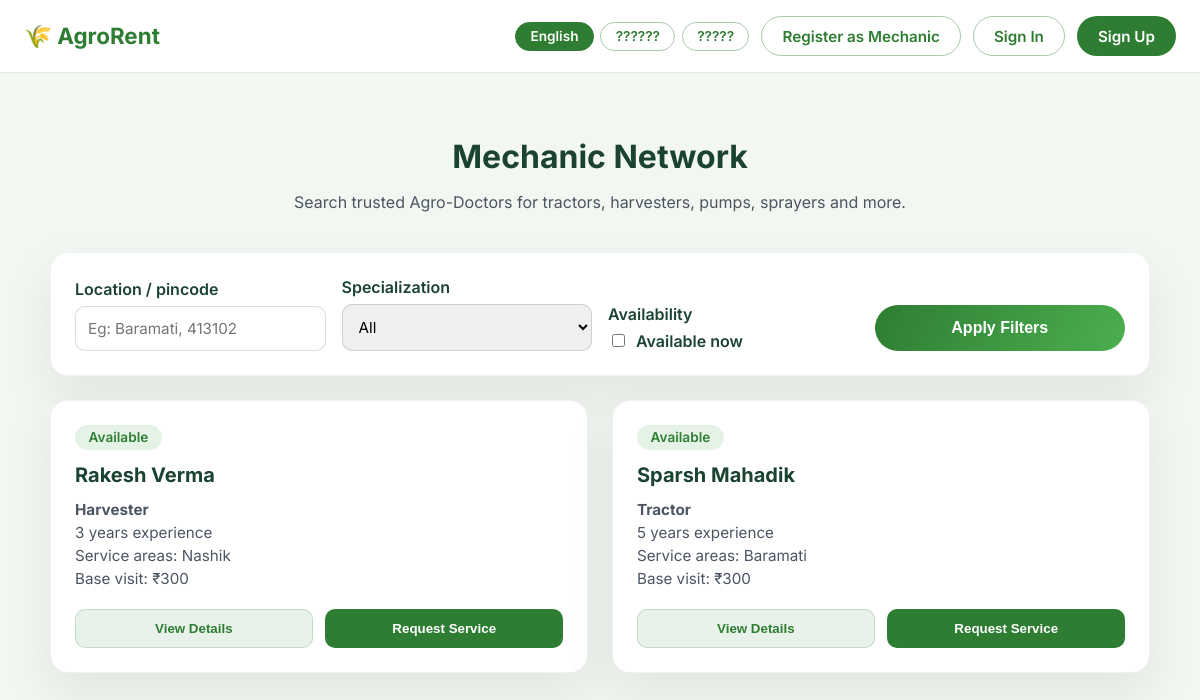
The page /mechanics on the database its author committed.
### tables this page shows
CREATE TABLE mechanics (
            id INTEGER PRIMARY KEY AUTOINCREMENT,
            user_id INTEGER,
            full_name TEXT NOT NULL,
            phone TEXT NOT NULL,
            email TEXT,
            experience_years INTEGER,
            specialization TEXT NOT NULL,
            service_locations TEXT NOT NULL,
            base_charge REAL NOT NULL,
            description TEXT,
            is_available INTEGER DEFAULT 1,
            created_at TIMESTAMP DEFAULT CURRENT_TIMESTAMP,
            updated_at TIMESTAMP DEFAULT CURRENT_TIMESTAMP,
            FOREIGN KEY (user_id) REFERENCES users(id)
        );

### routes/mechanics.py (the view)
@bp.route('/mechanics')
def mechanics_list():
    search = request.args.get('q', '').strip()
    specialization = request.args.get('specialization', '').strip()
    available_only = request.args.get('available_only', '').strip().lower() in ('true', '1', 'on')
    query = 'SELECT * FROM mechanics WHERE 1=1'
    params = []
    if search:
        query += ' AND (LOWER(service_locations) LIKE ? OR LOWER(full_name) LIKE ?)'
        like_term = f'%{search.lower()}%'
        params.extend([like_term, like_term])
    if specialization and specialization in MECHANIC_SPECIALIZATIONS:
        query += ' AND specialization = ?'
        params.append(specialization)
    if available_only:
        query += ' AND is_available = 1'
    query += ' ORDER BY created_at DESC'
    conn = get_db()
    mechanics = conn.execute(query, params).fetchall()
    conn.close()
    return render_template(
        'mechanics_list.html',
        mechanics=mechanics,
        filters={
            'search': search,
            'specialization': specialization,
            'available_only': available_only
        },
        specializations=MECHANIC_SPECIALIZATIONS
    )

### database.py (called while the page is built)
def get_db():
    conn = sqlite3.connect(DATABASE)
    conn.row_factory = sqlite3.Row
    return conn

### utils/translations.py (called while the page is built)
def get_translations():
    if current_app and current_app.debug:
        return load_translations()
    return TRANSLATIONS

def _get_translation_value(lang, key_parts):
    translations = get_translations()
    data = translations.get(lang, {})
    for part in key_parts:
        if isinstance(data, dict):
            data = data.get(part)
        else:
            data = None
        if data is None:
            break
    if data is None and lang != DEFAULT_LOCALE:
        return _get_translation_value(DEFAULT_LOCALE, key_parts)
    return data

def translate_text(key, locale=None, default=None, **kwargs):
    if not key:
        return ""
    lang = locale or getattr(g, "current_locale", None) or session.get("lang") or DEFAULT_LOCALE
    parts = key.split(".")
    value = _get_translation_value(lang, parts)
    if value is None:
        value = default if default is not None else _get_translation_value(DEFAULT_LOCALE, parts)
    if value is None:
        value = default if default is not None else key
    if isinstance(value, str) and kwargs:
        try:
            value = value.format(**kwargs)
        except KeyError:
            pass
    return value

def inject_translation_helpers():
    return {
        "t": translate_text,
        "current_locale": getattr(g, "current_locale", DEFAULT_LOCALE),
        "supported_languages": SUPPORTED_LANGUAGES,
        "language_names": LANGUAGE_NAMES,
    }

### templates/mechanics_list.html (shortened to what this page needs)
<!DOCTYPE html>
<html lang="{{ current_locale }}">
<head>
    <link rel="stylesheet" href="{{ url_for('static', filename='css/mechanics.css') }}">
</head>
<body>
    <div class="page-wrapper">
        <nav class="simple-nav">
            <div class="nav-container">
                <div class="nav-left">
                    <a href="{{ url_for('index') }}">🌾 {{ t('nav.brand') }}</a>
                </div>
                <div class="nav-actions">
                    <div class="language-switcher" aria-label="{{ t('language.change') }}">
                        {% for code in supported_languages %}
                        <a href="{{ url_for('set_language', lang_code=code) }}"
                           class="language-pill {% if current_locale == code %}active{% endif %}">
                            {{ language_names[code] }}
                        </a>
                        {% endfor %}
                    </div>
                    <a class="nav-link-btn secondary" href="{{ url_for('mechanic_register') }}">{{ t('nav.register_mechanic') }}</a>
                    {% if session.user_id %}
                    <a class="nav-link-btn secondary" href="{{ url_for('mechanic_dashboard') }}">{{ t('nav.mechanic_dashboard') }}</a>
                    <a class="nav-link-btn primary" href="{{ url_for('signout') }}">{{ t('nav.logout') }}</a>
                    {% else %}
                    <a class="nav-link-btn secondary" href="{{ url_for('signin') }}">{{ t('nav.sign_in') }}</a>
                    <a class="nav-link-btn primary" href="{{ url_for('signup') }}">{{ t('nav.sign_up') }}</a>
                    {% endif %}
                </div>
            </div>
        </nav>
        <section class="content-section">
            <div class="page-header">
                <h1>{{ t('mechanic.list.title') }}</h1>
                <p>{{ t('mechanic.list.subtitle') }}</p>
            </div>
            <div class="card filters-card">
                <form method="GET" action="{{ url_for('mechanics_list') }}">
                    <div class="form-group">
                        <label for="q">{{ t('mechanic.list.filters.location') }}</label>
                        <input type="text" id="q" name="q" placeholder="Eg: Baramati, 413102" value="{{ filters.search }}">
                    </div>
                    <div class="form-group">
                        <label for="specialization">{{ t('mechanic.list.filters.specialization') }}</label>
                        <select id="specialization" name="specialization">
                            <option value="">{{ t('mechanic.list.filters.all', default='All') }}</option>
                        </select>
                    </div>
                    <div class="form-group">
                        <label>{{ t('mechanic.list.filters.availability') }}</label>
                        <label class="availability-toggle" style="margin-top: 0;">
                            <input type="checkbox" name="available_only" {% if filters.available_only %}checked{% endif %} onchange="this.form.submit()">
                            {{ t('mechanic.list.filters.available_now') }}
                        </label>
                    </div>
                    <div>
                        <button type="submit" class="btn-submit" style="width: 100%;">{{ t('mechanic.list.filters.submit') }}</button>
                    </div>
                </form>
            </div>
            {% if mechanics %}
            <div class="mechanics-grid">
                {% for mechanic in mechanics %}
                <div class="card mechanic-card">
                    <div class="badge {% if mechanic['is_available'] %}available{% else %}unavailable{% endif %}">
                        {% if mechanic['is_available'] %}
                            {{ t('mechanic.list.card.available') }}
                        {% else %}
                            {{ t('mechanic.list.card.unavailable') }}
                        {% endif %}
                    </div>
                    <h3>{{ mechanic['full_name'] }}</h3>
                    <div class="mechanic-meta">
                        <strong>{{ t('mechanic.specializations.' + mechanic['specialization']|lower, default=mechanic['specialization']) }}</strong>
                        {% if mechanic['experience_years'] %}
                        <span>{{ t('mechanic.list.card.experience', years=mechanic['experience_years']) }}</span>
                        {% endif %}
                        <span>{{ t('mechanic.list.card.service_area', areas=mechanic['service_locations']) }}</span>
                        <span>{{ t('mechanic.list.card.base_visit', charge='{:,.0f}'.format(mechanic['base_charge'])) }}</span>
                    </div>
                    <div class="card-actions">
                        <button class="ghost-btn view-details-btn"
                            data-name="{{ mechanic['full_name'] }}"
                            data-specialization="{{ t('mechanic.specializations.' + mechanic['specialization']|lower, default=mechanic['specialization']) }}"
                            data-location-display="{{ t('mechanic.list.card.service_area', areas=mechanic['service_locations']) }}"
                            data-charge-display="{{ t('mechanic.list.card.base_visit', charge='{:,.0f}'.format(mechanic['base_charge'])) }}"
                            data-experience-text="{{ mechanic['experience_years'] and t('mechanic.list.card.experience', years=mechanic['experience_years']) or t('mechanic.list.details.experience_missing') }}"
                            data-description="{{ mechanic['description'] or t('mechanic.list.card.no_description', default='No bio shared yet.') }}">
                            {{ t('mechanic.list.buttons.view_details') }}
                        </button>
                        <button class="solid-btn request-service-btn"
                            data-mechanic-id="{{ mechanic['id'] }}"
                            data-mechanic-name="{{ mechanic['full_name'] }}">
                            {{ t('mechanic.list.buttons.request_service') }}
                        </button>
                    </div>
                </div>
                {% endfor %}
            </div>
            {% else %}
            <div class="empty-state">
                <h3>{{ t('mechanic.list.empty.title') }}</h3>
                <p>{{ t('mechanic.list.empty.subtitle') }}</p>
                <a href="{{ url_for('mechanic_register') }}">{{ t('mechanic.list.empty.cta') }}</a>
            </div>
            {% endif %}
        </section>
    </div>
</body>
</html>

### static/css/mechanics.css (style rules this page uses)
:root { --agro-green: #2e7d32; --agro-green-light: #4caf50; --agro-cream: #f3f7f1; --agro-dark: #1b4332; }
body { font-family: 'Inter', 'Segoe UI', Tahoma, Geneva, Verdana, sans-serif; margin: 0; color: #1f2933; background: var(--agro-cream); }
.page-wrapper { min-height: 100vh; display: flex; flex-direction: column; }
nav.simple-nav { background: white; border-bottom: 1px solid #e5e7eb; position: sticky; top: 0; z-index: 10; }
.simple-nav .nav-container { max-width: 1200px; margin: 0 auto; padding: 1rem 1.5rem; display: flex; align-items: center; justify-content: space-between; }
.simple-nav .nav-left a { font-weight: 700; font-size: 1.4rem; color: var(--agro-green); text-decoration: none; }
.simple-nav .nav-actions { display: flex; align-items: center; gap: 0.75rem; }
.nav-link-btn { padding: 0.6rem 1.25rem; border-radius: 999px; text-decoration: none; font-weight: 600; font-size: 0.95rem; border: 1px solid transparent; transition: all 0.2s ease; }
.nav-link-btn.primary { background: var(--agro-green); color: #fff; }
.nav-link-btn.secondary { border-color: rgba(46, 125, 50, 0.4); color: var(--agro-green); background: transparent; }
.language-switcher { display: flex; align-items: center; gap: 0.4rem; flex-wrap: wrap; }
.language-pill { padding: 0.35rem 0.9rem; border-radius: 999px; border: 1px solid rgba(46, 125, 50, 0.4); color: var(--agro-green); text-decoration: none; font-weight: 600; font-size: 0.85rem; transition: all 0.2s ease; }
.language-pill.active, .language-pill:hover { background: var(--agro-green); color: #fff; border-color: var(--agro-green); }
.content-section { max-width: 1100px; margin: 2rem auto; padding: 0 1.5rem 3rem; width: 100%; }
.page-header { text-align: center; margin: 2rem 0 2.5rem; }
.page-header h1 { font-size: 2rem; color: var(--agro-dark); margin-bottom: 0.5rem; }
.page-header p { color: #4b5563; font-size: 1rem; }
.card { background: #fff; border-radius: 18px; padding: 1.5rem; box-shadow: 0 20px 50px rgba(15, 23, 42, 0.08); border: 1px solid rgba(15, 23, 42, 0.06); }
.form-group { display: flex; flex-direction: column; gap: 0.4rem; }
.form-group label { font-weight: 600; color: var(--agro-dark); }
.form-group input, .form-group select, .form-group textarea { border: 1px solid rgba(15, 23, 42, 0.15); border-radius: 10px; padding: 0.75rem; font-size: 0.95rem; font-family: inherit; transition: border-color 0.2s ease, box-shadow 0.2s ease; }
.availability-toggle { display: flex; align-items: center; gap: 0.5rem; margin-top: 0.5rem; font-weight: 600; color: var(--agro-dark); }
.btn-submit { margin-top: 1.5rem; padding: 0.85rem 1.5rem; background: linear-gradient(120deg, var(--agro-green), var(--agro-green-light)); color: #fff; border: none; border-radius: 999px; font-size: 1rem; font-weight: 600; cursor: pointer; transition: transform 0.2s ease, box-shadow 0.2s ease; }
.filters-card { display: flex; flex-direction: column; gap: 1rem; margin-bottom: 1.5rem; }
.filters-card form { display: grid; grid-template-columns: repeat(auto-fit, minmax(200px, 1fr)); gap: 1rem; align-items: end; }
.mechanics-grid { display: grid; grid-template-columns: repeat(auto-fit, minmax(280px, 1fr)); gap: 1.5rem; }
.mechanic-card { display: flex; flex-direction: column; gap: 0.8rem; }
.mechanic-card h3 { margin: 0; color: var(--agro-dark); font-size: 1.25rem; }
.mechanic-meta { display: flex; flex-direction: column; gap: 0.25rem; color: #4b5563; font-size: 0.95rem; }
.badge { align-self: flex-start; padding: 0.3rem 0.85rem; border-radius: 999px; font-size: 0.85rem; font-weight: 600; }
.badge.available { background: rgba(76, 175, 80, 0.15); color: var(--agro-green); }
.card-actions { display: flex; flex-wrap: wrap; gap: 0.8rem; margin-top: 0.5rem; }
.ghost-btn, .solid-btn { flex: 1; min-width: 120px; text-align: center; border-radius: 10px; padding: 0.7rem; font-weight: 600; border: 1px solid transparent; cursor: pointer; transition: transform 0.2s ease, box-shadow 0.2s ease; }
.ghost-btn { background: rgba(46, 125, 50, 0.1); color: var(--agro-green); border-color: rgba(46, 125, 50, 0.2); }
.solid-btn { background: var(--agro-green); color: #fff; }

### rows shown on the page
mechanics: t "Available", full_name "Rakesh Verma", specialization "Harvester", experience_years "3 years experience", service_locations "Service areas: Nashik", base_charge "Base visit: ₹300", t "View Details", t "Request Service"
mechanics: t "Available", full_name "Sparsh Mahadik", specialization "Tractor", experience_years "5 years experience", service_locations "Service areas: Baramati", base_charge "Base visit: ₹300", t "View Details", t "Request Service"

### other values the page prints
{{ t('nav.brand') }} "AgroRent"
{{ language_names[code] }} "English" "??????" "?????"
{{ t('nav.register_mechanic') }} "Register as Mechanic"
{{ t('nav.sign_in') }} "Sign In"
{{ t('nav.sign_up') }} "Sign Up"
{{ t('mechanic.list.title') }} "Mechanic Network"
{{ t('mechanic.list.subtitle') }} "Search trusted Agro-Doctors for tractors, harvesters, pumps, sprayers and more."
{{ t('mechanic.list.filters.location') }} "Location / pincode"
{{ t('mechanic.list.filters.specialization') }} "Specialization"
{{ t('mechanic.list.filters.availability') }} "Availability"
{{ t('mechanic.list.filters.available_now') }} "Available now"
{{ t('mechanic.list.filters.submit') }} "Apply Filters"
form field specialization "All"
